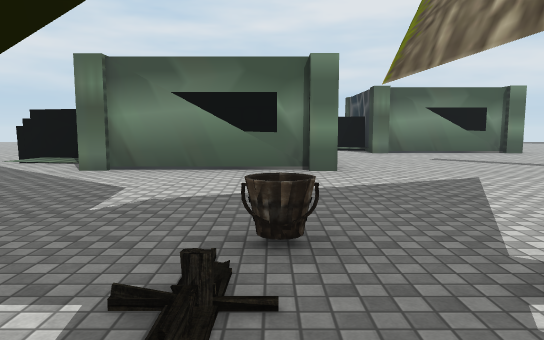
view 1 (above)

24 first-person views from a walk through a 3-D level made in the Unity game engine. The camera is 1.4 m above the floor, tilts 6° down and sees 70° across. Doors are open. The floor is counted in squares, 2 m on a side. Each view is taken from the middle of a square. On the plan, view 1 faces up. The plan holds only what a view shows up to about 11 squares ahead; the rest is blank. The place goes on beyond the plan. The player character is not drawn. Some animated figures are not drawn. Some surface patterns are stand-ins.

view 2
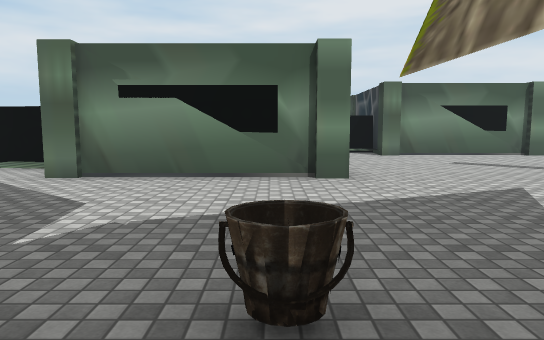

view 3
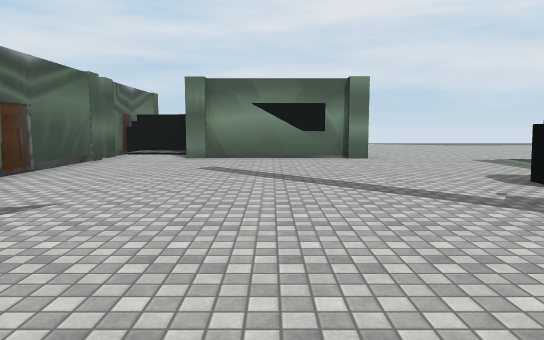

view 4
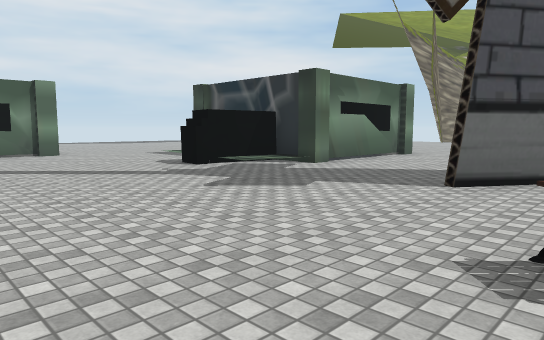

view 5
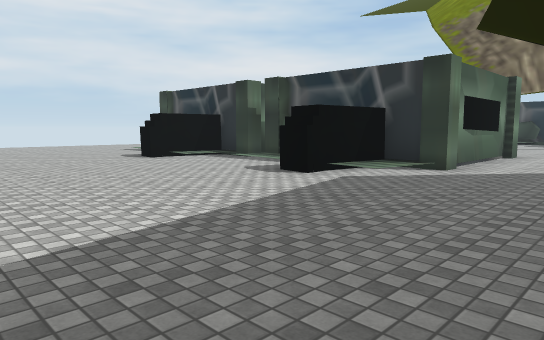

view 6
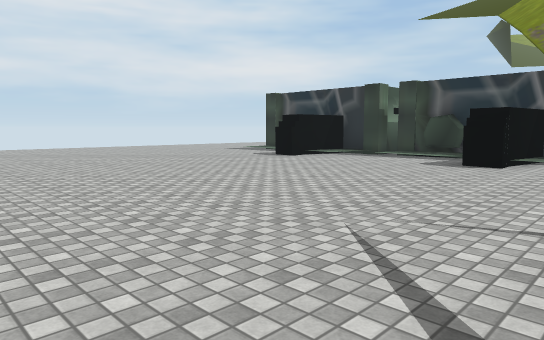

view 7
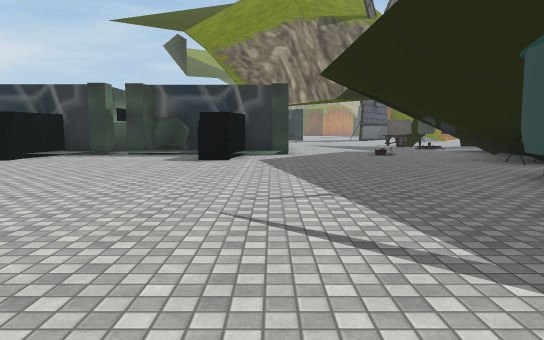

view 8
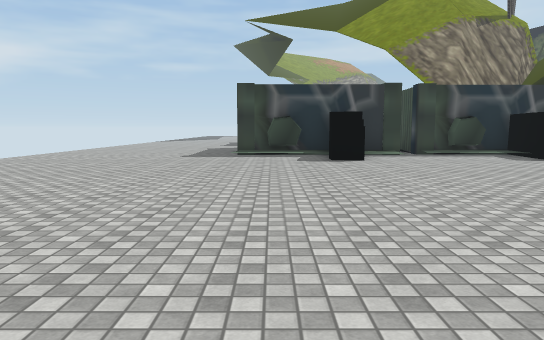

view 9
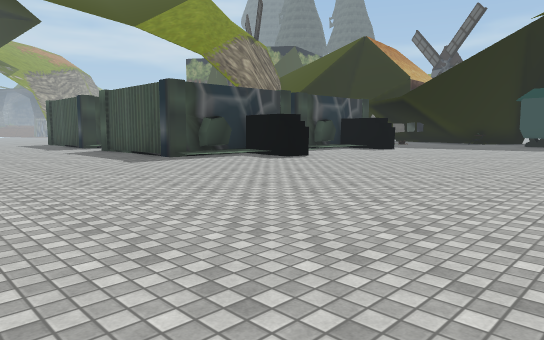

view 10
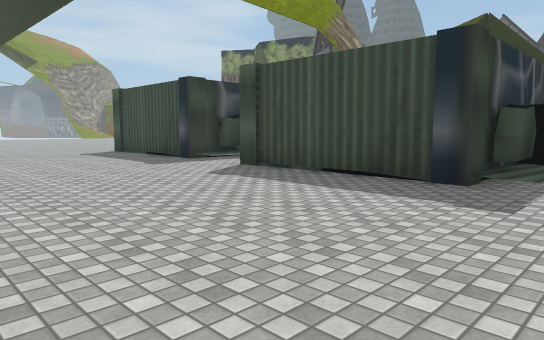

view 11
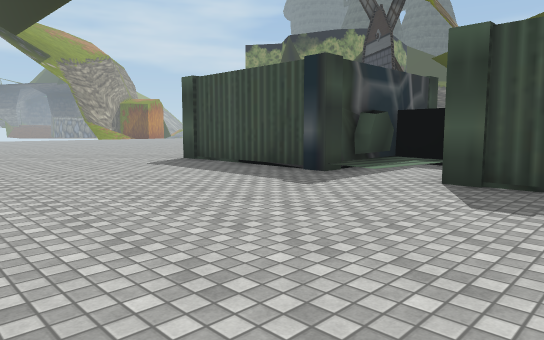

view 12
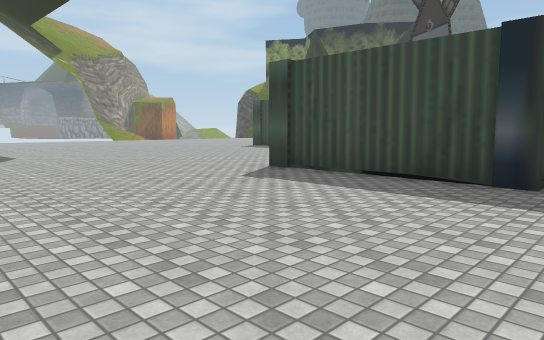

view 13
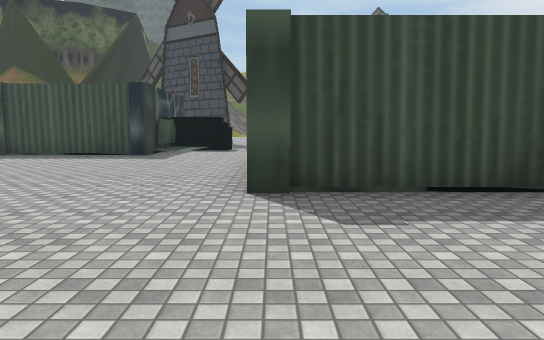

view 14
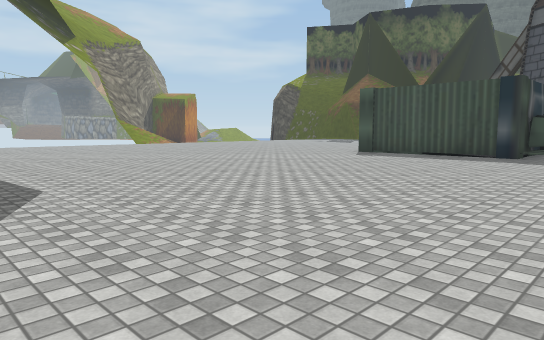

view 15
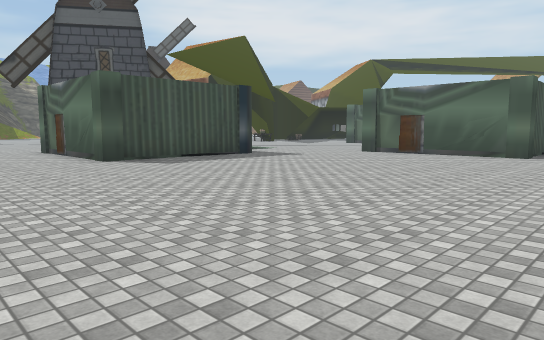

view 16
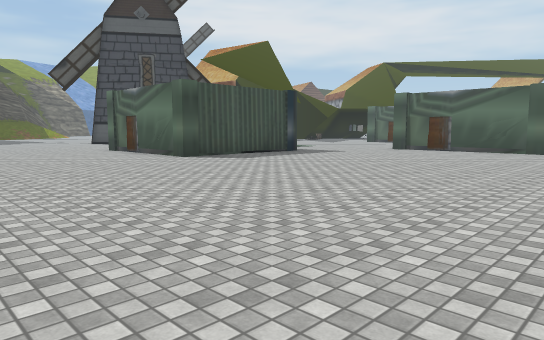

view 17
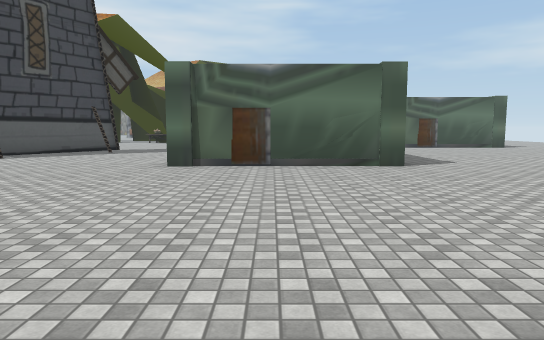

view 18
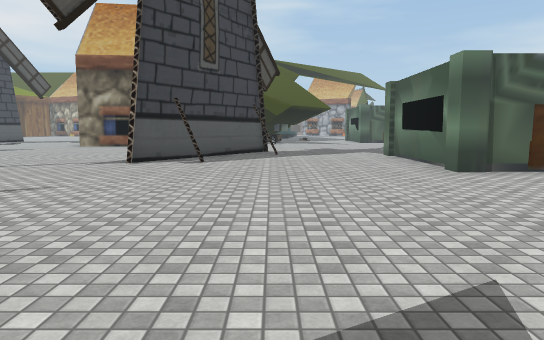

view 19
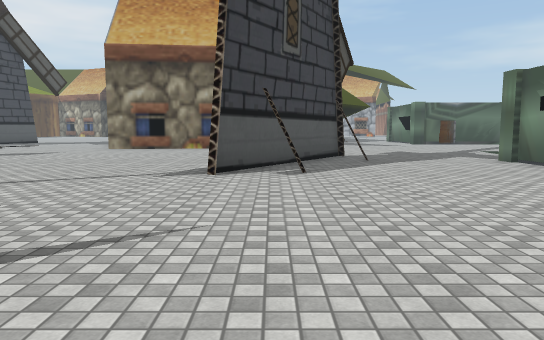

view 20
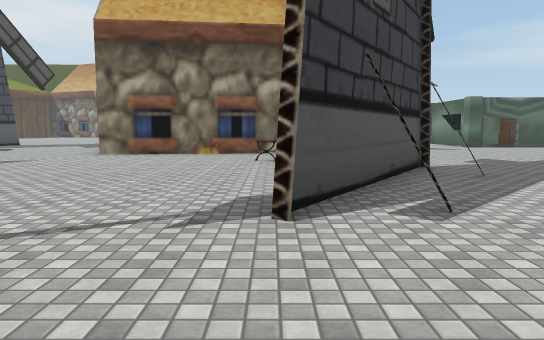

view 21
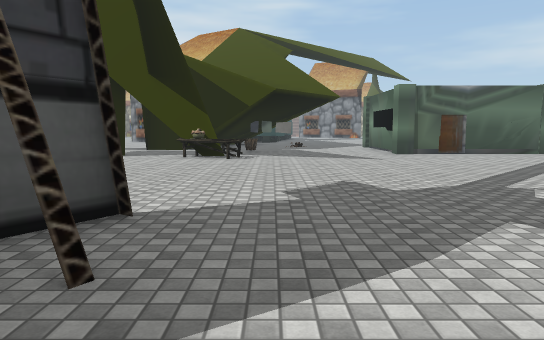

view 22
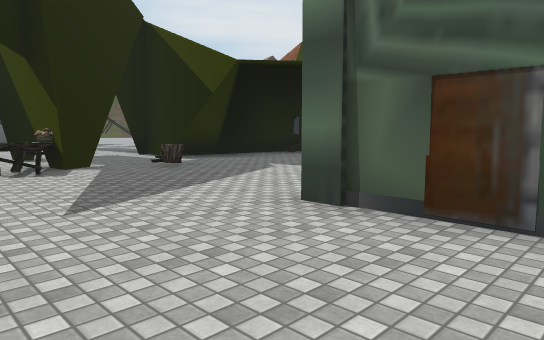

view 23
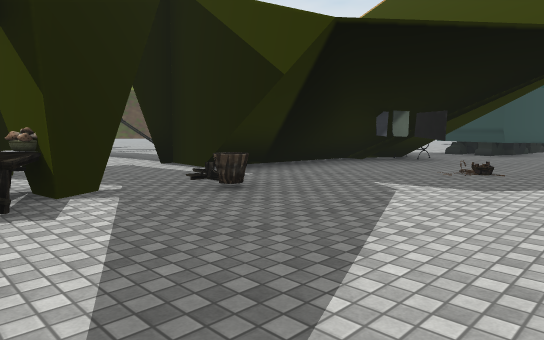

view 24
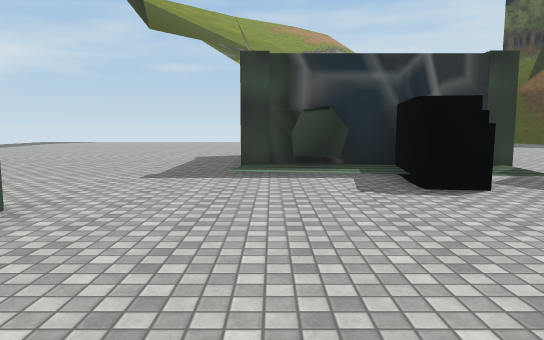

### Floor plan
Key: @ floor where view 1 was taken; # wall or solid block; x gap in a wall; . main floor; : floor 0.25 m higher than the main floor; + floor 0.5 m higher than the main floor; * floor 1 m higher than the main floor; / step, stairs or slope; ^ raised ledge; H house; W windmill; O other object.
Columns run from 14 left of view 1 to 22 right of it. Each row starts with its distance up from view 1.
 21   ....  ............
 20   ........................
 19   .............................
 18   ..................................
 17   ..................................
 16  ........./HH  H/H...H.............
 15 ..........:H    /H## H.............
 14  .........:H    :H   H............
 13   .......HHH   HHH   H............
 12   .......//H   H:HHHHH............
 11   ......../H   H..................
 10   ........:H   H..................
  9  .........:H   H......./:HHHH......
  8  ........HHH   H......./HH  H.......
  7 .........//HH HH.......HHH  H........
  6  ....................../:H  H.......
  5   ....................../####......
  4     ..............................
  3     ###..##O.......................
  2      ##.O###..O.#......WW...........
  1          #####.#O.......W#.........
  0            ^^#@.x...#    WW.......
 -1              x..#   .OO  .#W.....
 -2               ..#   ..:* .......
 -3                    #...:+ ....
 -4                    #.....+
 -5                    #......
 -6                    #......
 -7                    .....
 -8                    ..

Where each view was taken, in squares from view 1:
view 1: 0 up, 0 right, facing up
view 2: 1 up, 0 right, facing up
view 3: 2 up, 5 right, facing up
view 4: 0 up, 4 right, facing up-right
view 5: 4 up, 10 left, facing up-right
view 6: 6 up, 13 left, facing up-right
view 7: 7 up, 14 left, facing right
view 8: 15 up, 14 left, facing right
view 9: 21 up, 12 left, facing down-right
view 10: 21 up, 5 left, facing down-right
view 11: 21 up, 1 left, facing down-right
view 12: 21 up, 2 right, facing down-right
view 13: 20 up, 7 right, facing down
view 14: 20 up, 8 right, facing down-right
view 15: 18 up, 18 right, facing down-left
view 16: 18 up, 20 right, facing down-left
view 17: 7 up, 22 right, facing left
view 18: 2 up, 21 right, facing left
view 19: 0 up, 19 right, facing left
view 20: 1 down, 16 right, facing left
view 21: 3 up, 12 right, facing left
view 22: 9 up, 4 right, facing down-left
view 23: 6 up, 3 right, facing down-left
view 24: 9 up, 4 right, facing right
